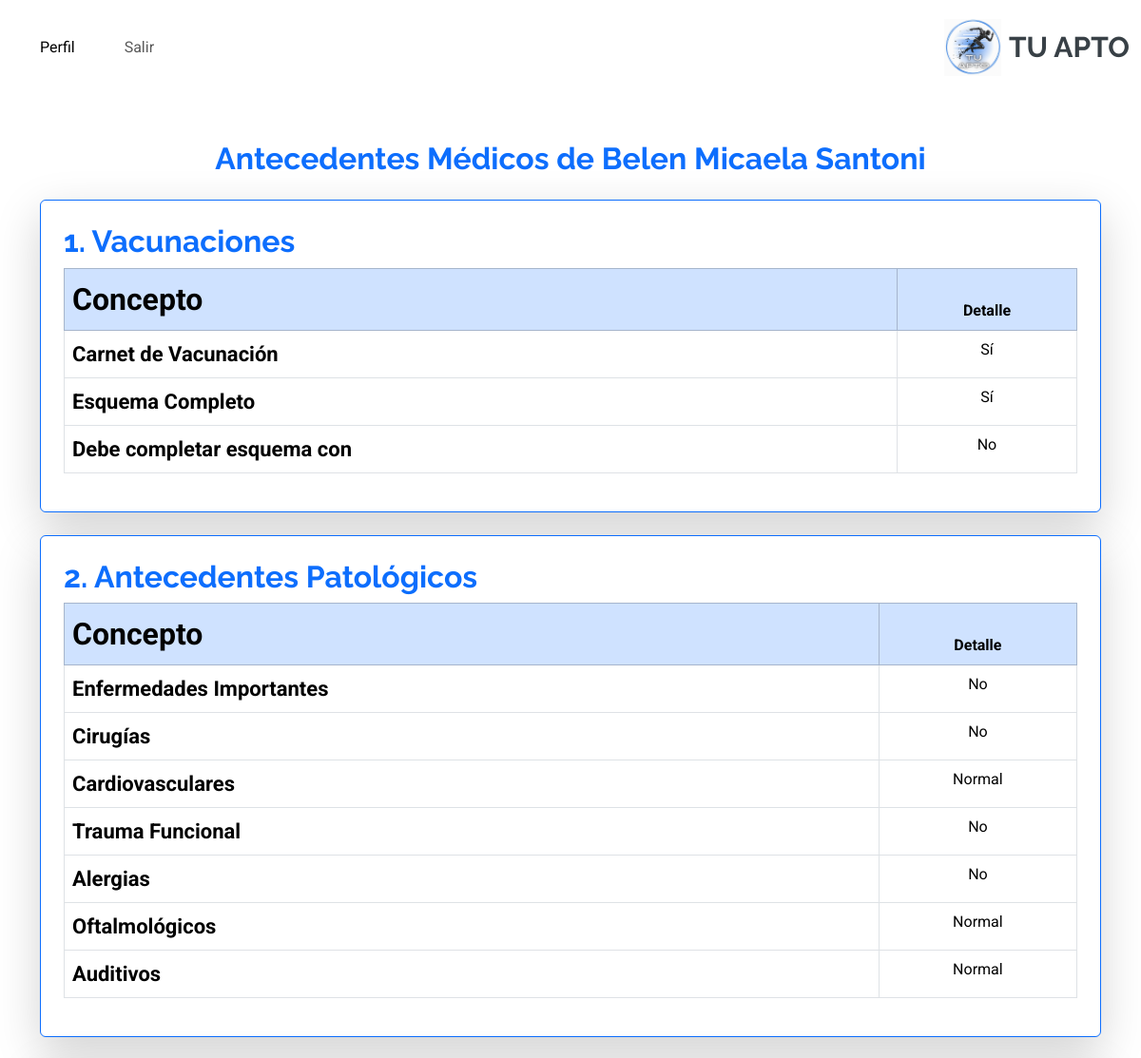
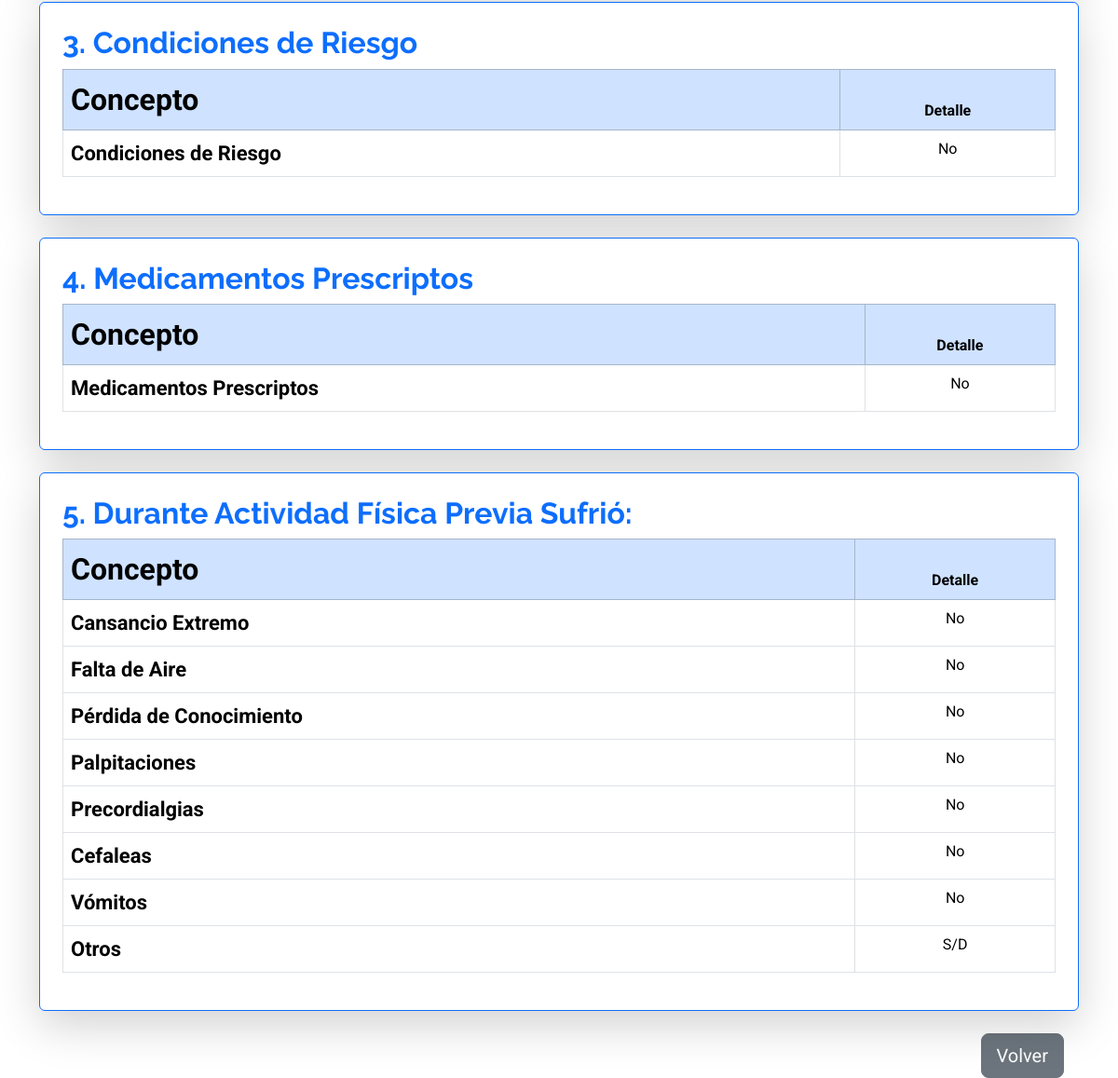
Page /estudiante/detalle-antecedente/1/ (signed in) on the committed database (2 pictures, top to bottom).
### estudiante/models.py (models this page shows, shortened)
class Estudiante(models.Model):
    SEXO_CHOICES = [
        ('M', 'Masculino'),
        ('F', 'Femenino'),
        ('O', 'Otro'),
    ]
    nombre= models.CharField(max_length=30, blank=True, null=True)
    apellido= models.CharField(max_length=30, blank=True, null=True)
    fecha_nacimiento= models.DateField(blank=True, null=True)
    tutor = models.ForeignKey(Tutor, on_delete=models.CASCADE, related_name='estudiantes')
    dni=  models.CharField(max_length=15, blank=True, null=True)
    domicilio = models.CharField(max_length=255, blank=True, null=True)
    telefono = models.CharField(max_length=15, blank=True, null=True)
    sexo=models.CharField(max_length=1, choices=SEXO_CHOICES, blank=True, null=True)
    localidad = models.CharField(max_length=100, blank=True, null=True)
    lugar_nacimiento = models.CharField(max_length=100, blank=True, null=True)

class AntecedentesCUS(models.Model):
    estudiante = models.OneToOneField(Estudiante, on_delete=models.CASCADE, related_name="antecedentes", null=True, blank=True)
    carnet_vacunacion = models.BooleanField(default=False)
    esquema_completo = models.BooleanField(default=False)
    esquema_faltante = models.CharField(max_length=255, blank=True, null=True)
    enfermedades_importantes = models.TextField(blank=True, null=True)
    cirugias = models.CharField(max_length=255, blank=True, null=True)
    cardiovasculares = models.CharField(max_length=255, blank=True, null=True)
    trauma_funcional = models.CharField(max_length=255, blank=True, null=True)
    alergias= models.CharField(max_length=255, blank=True, null=True)
    oftalmologicos = models.CharField(max_length=255, blank=True, null=True)
    auditivos = models.CharField(max_length=255, blank=True, null=True)
    diabetes = models.BooleanField(default=False)
    asma = models.BooleanField(default=False)
    chagas = models.BooleanField(default=False)
    hipertension = models.BooleanField(default=False)
    neurologico = models.BooleanField(default=False)
    otras= models.CharField(max_length=255, blank=True, null=True)
    condiciones_riesgo = models.CharField(max_length=255, blank=True, null=True)
    medicamentos_prescriptos = models.CharField(max_length=255, blank=True, null=True)
    cansancio_extremo = models.BooleanField(default=False)
    falta_aire = models.BooleanField(default=False)
    perdida_conocimiento = models.BooleanField(default=False)
    palpitaciones = models.BooleanField(default=False)
    precordialgias = models.BooleanField(default=False)
    cefaleas = models.BooleanField(default=False)
    vomitos = models.BooleanField(default=False)
    otros = models.CharField(max_length=255, blank=True, null=True)
    declaracion_jurada = models.BooleanField(default=False)

### estudiante/views.py (the view)
# urls.py: path('detalle-antecedente/<int:estudiante_id>/', views.detalle_antecedente, name='detalle_antecedente'),
@login_required
def detalle_antecedente(request, estudiante_id):
    estudiante = get_object_or_404(Estudiante, id=estudiante_id)
    antecedente = get_object_or_404(AntecedentesCUS, estudiante=estudiante)
    context = {
        'estudiante': estudiante,
        'antecedente': antecedente
    }
    return render(request, 'estudiante/detalle_antecedente.html', context)

### estudiante/templates/estudiante/detalle_antecedente.html (shortened to what this page needs)
{% extends 'core/base.html' %}
{% block content %}
<div class="container mt-5">
    <h2 class="text-primary text-center fw-bold">Antecedentes Médicos de {{ estudiante.nombre }} {{ estudiante.apellido }}</h2>
    <div class="card p-4 border-primary shadow-lg mt-4">
        <h2 class="text-primary fw-bold">1. Vacunaciones</h2>
        <table class="table table-bordered text-center">
            <thead class="table-primary">
                <tr>
                    <th>Concepto</th>
                    <th>Detalle</th>
                </tr>
            </thead>
            <tbody>
                <tr>
                    <td><strong>Carnet de Vacunación</strong></td>
                    <td>{{ antecedente.carnet_vacunacion|yesno:"Sí,No" }}</td>
                </tr>
                <tr>
                    <td><strong>Esquema Completo</strong></td>
                    <td>{{ antecedente.esquema_completo|yesno:"Sí,No" }}</td>
                </tr>
                <tr>
                    <td><strong>Debe completar esquema con</strong></td>
                    <td>{{ antecedente.esquema_faltante|default:"N/A" }}</td>
                </tr>
            </tbody>
        </table>
    </div>
    <div class="card p-4 border-primary shadow-lg mt-4">
        <h2 class="text-primary fw-bold">2. Antecedentes Patológicos</h2>
        <table class="table table-bordered text-center">
            <thead class="table-primary"2
                <tr>
                    <th>Concepto</th>
                    <th>Detalle</th>
            </thead>
            <tbody>
                <tr><td><strong>Enfermedades Importantes</strong></td><td>{{ antecedente.enfermedades_importantes|default:"N/A" }}</td></tr>
                <tr><td><strong>Cirugías</strong></td><td>{{ antecedente.cirugias|default:"N/A" }}</td></tr>
                <tr><td><strong>Cardiovasculares</strong></td><td>{{ antecedente.cardiovasculares|default:"N/A" }}</td></tr>
                <tr><td><strong>Trauma Funcional</strong></td><td>{{ antecedente.trauma_funcional|default:"N/A" }}</td></tr>
                <tr><td><strong>Alergias</strong></td><td>{{ antecedente.alergias|default:"N/A" }}</td></tr>
                <tr><td><strong>Oftalmológicos</strong></td><td>{{ antecedente.oftalmologicos|default:"N/A" }}</td></tr>
                <tr><td><strong>Auditivos</strong></td><td>{{ antecedente.auditivos|default:"N/A" }}</td></tr>
            </tbody>
        </table>
    </div>
    <div class="card p-4 border-primary shadow-lg mt-4">
        <h2 class="text-primary fw-bold">3. Condiciones de Riesgo</h2>
        <table class="table table-bordered text-center">
            <thead class="table-primary">
                <tr>
                    <th>Concepto</th>
                    <th>Detalle</th>
                </tr>
            </thead>
            <tbody>
                <tr><td><strong>Condiciones de Riesgo</strong></td><td>{{ antecedente.condiciones_riesgo|default:"N/A" }}</td></tr>
            </tbody>
        </table>
    </div>
    <div class="card p-4 border-primary shadow-lg mt-4">
        <h2 class="text-primary fw-bold">4. Medicamentos Prescriptos</h2>
        <table class="table table-bordered text-center">
            <thead class="table-primary">
                <tr>
                    <th>Concepto</th>
                    <th>Detalle</th>
                </tr>
            </thead>
            <tbody>
                <tr><td><strong>Medicamentos Prescriptos</strong></td><td>{{ antecedente.medicamentos_prescriptos|default:"N/A" }}</td></tr>
            </tbody>
        </table>
    </div>
    <div class="card p-4 border-primary shadow-lg mt-4">
        <h2 class="text-primary fw-bold">5. Durante Actividad Física Previa Sufrió:</h2>
        <table class="table table-bordered text-center">
            <thead class="table-primary">
                <tr>
                    <th>Concepto</th>
                    <th>Detalle</th>
                </tr>
            </thead>
            <tbody>
                <tr><td><strong>Cansancio Extremo</strong></td><td>{{ antecedente.cansancio_extremo|yesno:"Sí,No" }}</td></tr>
                <tr><td><strong>Falta de Aire</strong></td><td>{{ antecedente.falta_aire|yesno:"Sí,No" }}</td></tr>
                <tr><td><strong>Pérdida de Conocimiento</strong></td><td>{{ antecedente.perdida_conocimiento|yesno:"Sí,No" }}</td></tr>
                <tr><td><strong>Palpitaciones</strong></td><td>{{ antecedente.palpitaciones|yesno:"Sí,No" }}</td></tr>
                <tr><td><strong>Precordialgias</strong></td><td>{{ antecedente.precordialgias|yesno:"Sí,No" }}</td></tr>
                <tr><td><strong>Cefaleas</strong></td><td>{{ antecedente.cefaleas|yesno:"Sí,No" }}</td></tr>
                <tr><td><strong>Vómitos</strong></td><td>{{ antecedente.vomitos|yesno:"Sí,No" }}</td></tr>
                <tr><td><strong>Otros</strong></td><td>{{ antecedente.otros|default:"N/A" }}</td></tr>
            </tbody>
        </table>
    </div>
    <div class="mt-4 text-end">
        <a href="{% url 'menu_estudiante' %}" class="btn btn-secondary btn-lg w-45 me-3">Volver</a>
    </div>
</div>
{% endblock %}

### core/static/core/css/main.css (style rules this page uses)
:root { --default-font: "Roboto", system-ui, -apple-system, "Segoe UI", Roboto, "Helvetica Neue", Arial, "Noto Sans", "Liberation Sans", sans-serif, "Apple Color Emoji", "Segoe UI Emoji", "Segoe UI Symbol", "Noto Color Emoji"; --heading-font: "Raleway", sans-serif; --nav-font: "Poppins", sans-serif; }
:root { --background-color: #ffffff; --default-color: #444444; --heading-color: #384046; --accent-color: #3498db; --surface-color: #ffffff; --contrast-color: #ffffff; }
:root { --nav-color: #444444; --nav-hover-color: #3498db; --nav-mobile-background-color: #ffffff; --nav-dropdown-background-color: #ffffff; --nav-dropdown-color: #444444; --nav-dropdown-hover-color: #3498db; }
:root { scroll-behavior: smooth; }
body { color: var(--default-color); background-color: var(--background-color); font-family: var(--default-font); }
a { color: var(--accent-color); text-decoration: none; transition: 0.3s; }
h1, h2, h3, h4, h5, h6 { color: var(--heading-color); font-family: var(--heading-font); }
table th:first-child { text-align: left; font-size: 2rem; }
table td:first-child { text-align: left; font-size: 22px; }

### rows in the picture
Estudiante: nombre "Belen Micaela", apellido "Santoni"
AntecedentesCUS: carnet_vacunacion "Sí", esquema_completo "Sí", esquema_faltante "No", enfermedades_importantes "No", cirugias "No", cardiovasculares "Normal", trauma_funcional "No", alergias "No", oftalmologicos "Normal", auditivos "Normal", condiciones_riesgo "No", medicamentos_prescriptos "No", cansancio_extremo "No", falta_aire "No", perdida_conocimiento "No", palpitaciones "No", precordialgias "No", cefaleas "No", vomitos "No", otros "S/D"
